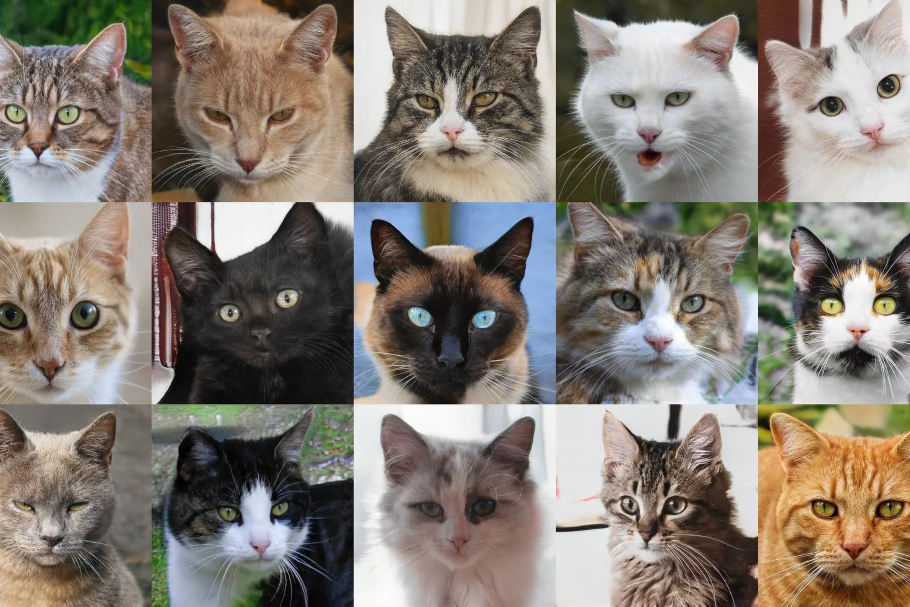
#> input picture Sprint #4 - Images, Classification, and Neural Networks/images/cats.jpg, 1820 x 1213 px (shown at 1/2 size)
$ python '2022-11-09 Arrays and Images.py'
#> lines starting #> are read from the running program, lines starting #| are printed output that depends on the picture
#!/usr/bin/env python
# coding: utf-8

# In[1]:


get_ipython().run_line_magic('matplotlib', 'inline')


# In[2]:


from pylab import *  # super lazy


# https://www.theverge.com/2021/4/12/22379880/artificial-intelligence-cat-photos-gan
#
# https://thiscatdoesnotexist.com/
#
#
# A cool seminar on colormaps:  https://youtu.be/xAoljeRJ3lU

# In[12]:


im=imread('images/cats.jpg')
#> im is the input picture: shape (1213, 1820, 3); mean R, G, B 133.9, 125.8, 116.6


# In[13]:


imshow(im)


# In[14]:


im


# In[15]:


im.shape


# In[16]:


im[1,2,0]


# In[17]:


im[1:11,2,0]


# In[19]:


im[1:11,2:18,0]


# In[21]:


subimage=im[1:11,2:18,:]


# In[22]:


imshow(subimage)


# In[23]:


imshow(im)


# In[24]:


subimage=im[0:400,1100:1500, :  ]
imshow(subimage)


# In[26]:


subimage=im[0:400,1100:1500, 0  ]
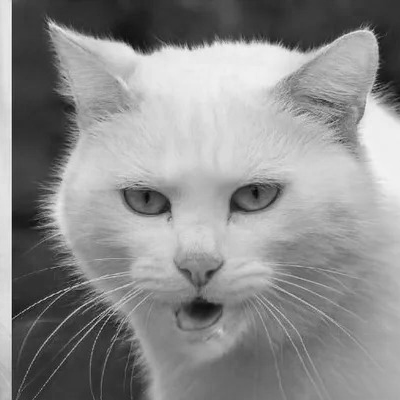
#> subimage: shape (400, 400); min 1, max 243, mean 140.5
imshow(subimage)
colorbar()


# In[27]:


subimage=im[0:400,1100:1500, 1  ]
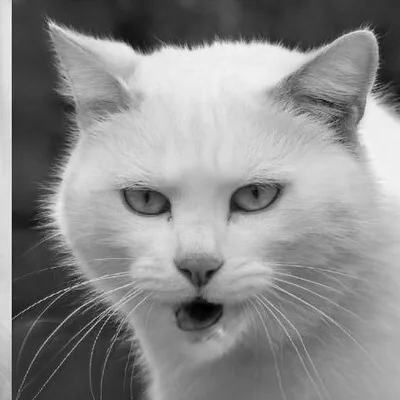
#> subimage: shape (400, 400); min 0, max 246, mean 139.3
imshow(subimage)
colorbar()


# In[28]:


subimage=im[0:400,1100:1500, 2  ]
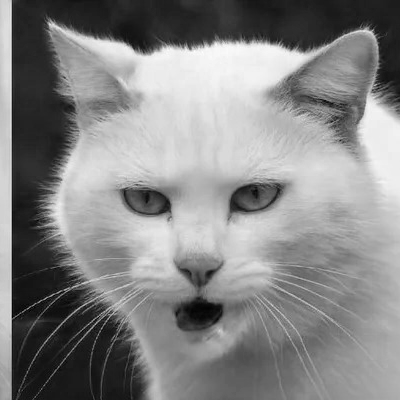
#> subimage: shape (400, 400); min 0, max 255, mean 133.8
imshow(subimage)
colorbar()


# In[29]:


im2=imread('images/bird.png')
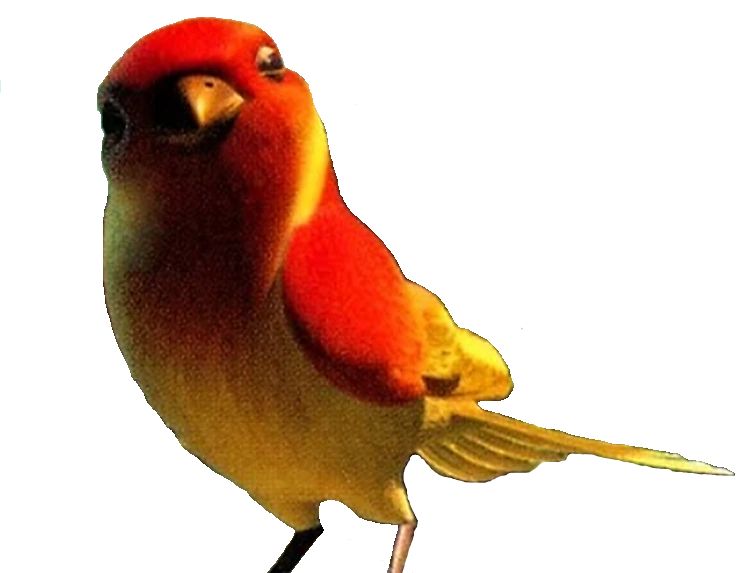
#> input picture Sprint #4 - Images, Classification, and Neural Networks/images/bird.png, 753 x 573 px
#> im2 is the input picture: shape (573, 753, 4) float32; mean R, G, B, A 0.173, 0.0796, 0.0226, 0.322


# In[30]:


imshow(im2)


# In[31]:


im2.shape


# In[33]:


subimage2=im2[:,:, 0  ]
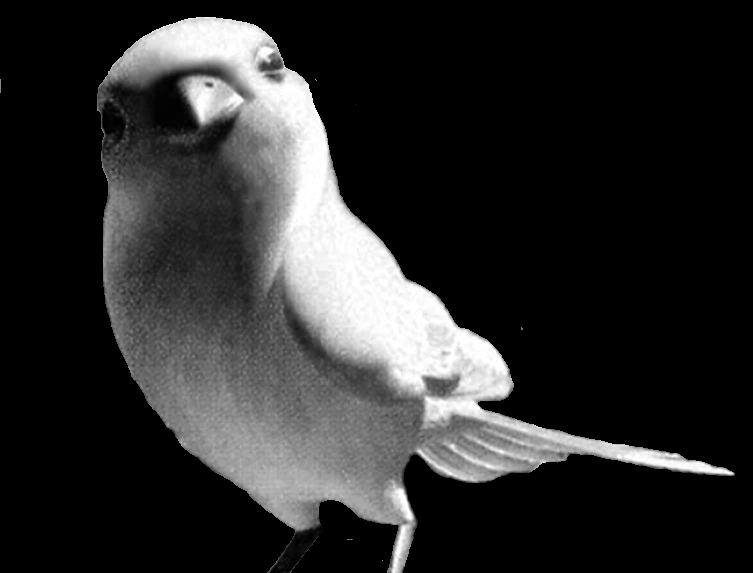
#> subimage2: shape (573, 753) float32; min 0, max 1, mean 0.173
imshow(subimage2)
colorbar()


# In[35]:


subimage2=im2[:,:, 3  ]
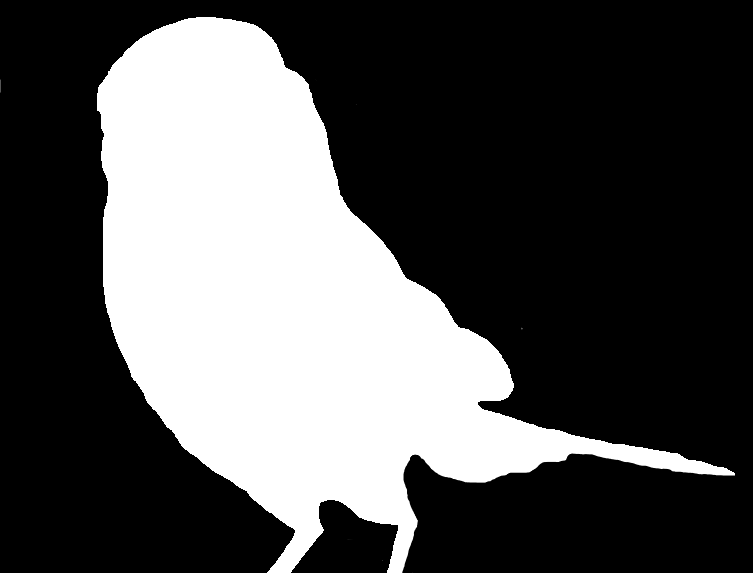
#> subimage2: shape (573, 753) float32; min 0, max 1, mean 0.322
imshow(subimage2)
colorbar()


# In[ ]:
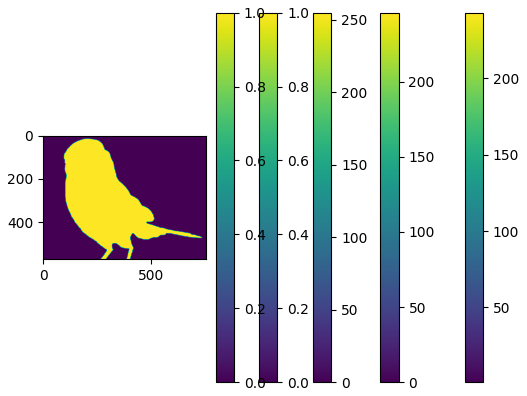
#> figure drawn by matplotlib, 6 panels
